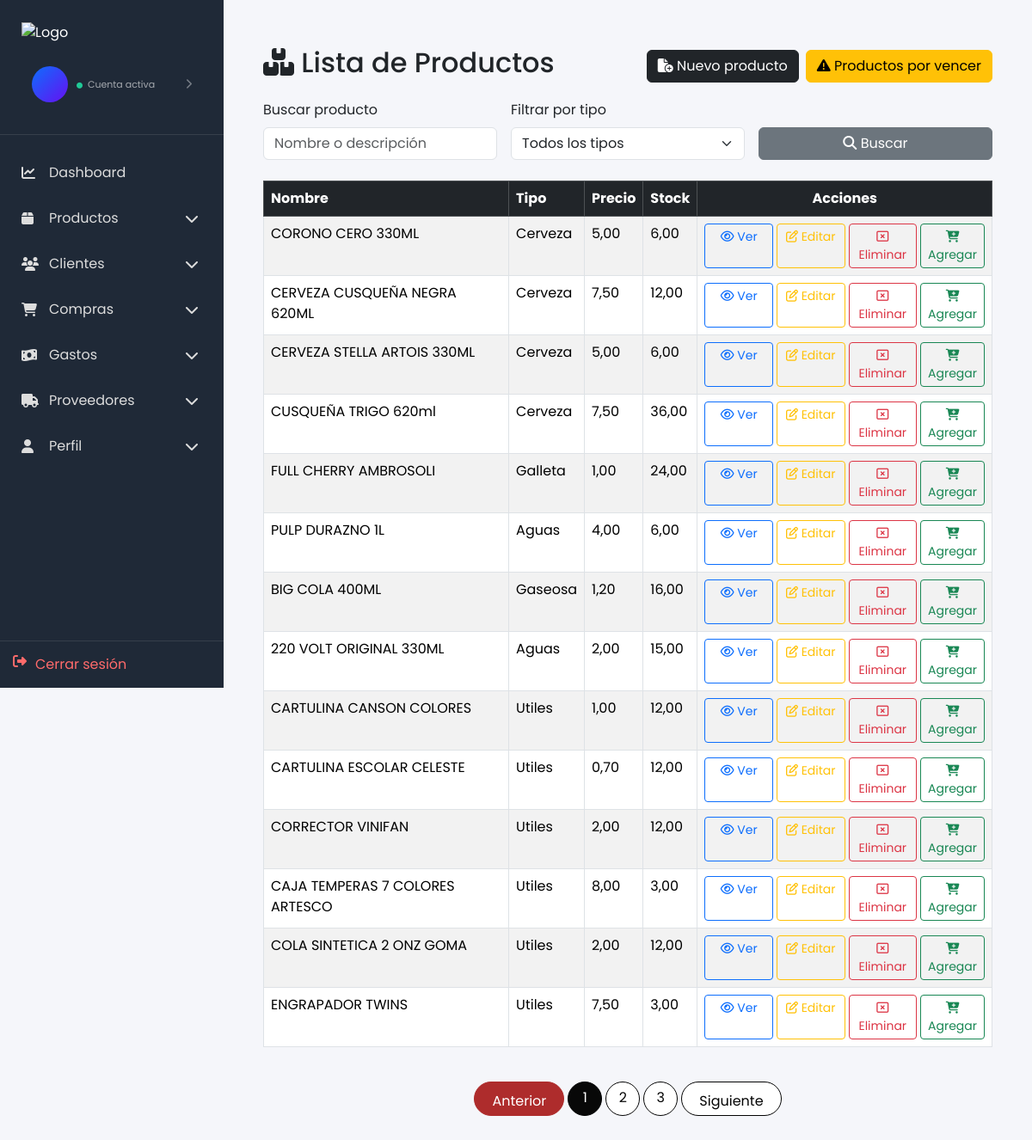
/productos/, run on an earlier commit of the app's database.
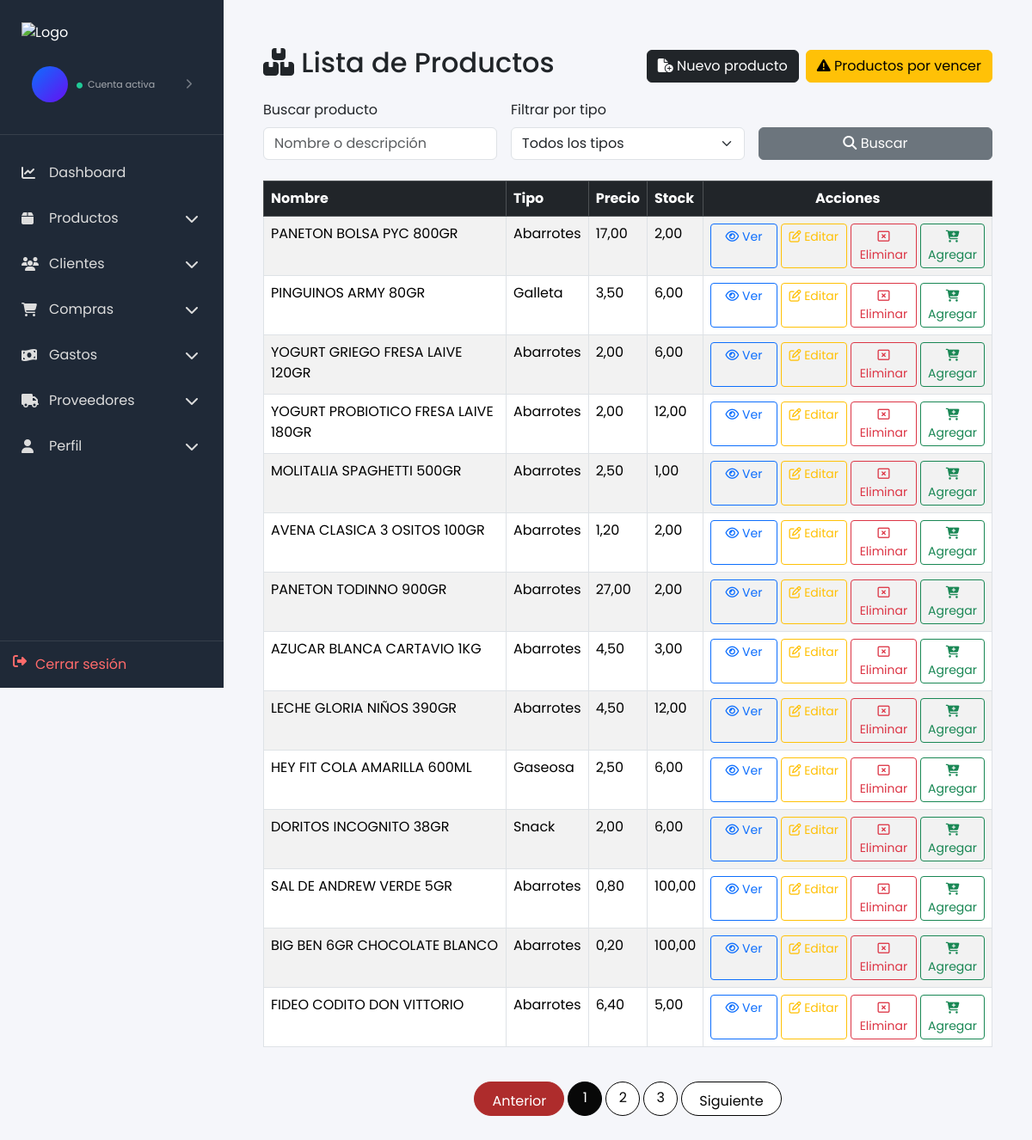
And on a later commit of the database.
### productos/models.py (models this page shows, shortened)
class Producto(models.Model):
    nombre = models.CharField(max_length=200)
    precio = models.DecimalField(max_digits=10, decimal_places=2)
    costo = models.DecimalField(max_digits=10, decimal_places=2, default=0.00)
    stock = models.DecimalField(max_digits=10, decimal_places=2, default=0.00)
    tipoProducto = models.CharField(max_length=100)
    unidadMedida = models.CharField(max_length=50, blank=True)
    fechaVencimiento = models.DateField(blank=True, null=True)
    detalle = models.TextField(blank=True)
    imagen = models.CharField(max_length=255, blank=True)
    created_at = models.DateTimeField(auto_now_add=True)
    updated_at = models.DateTimeField(auto_now=True)

### productos/views.py (the view)
# urls.py: path('', views.lista_productos, name='lista_productos'),
def lista_productos(request):
	query = request.GET.get('q', '').strip()
	tipo = request.GET.get('tipo', '').strip()
	productos = Producto.objects.all().order_by('-created_at')
	if query:
		productos = productos.filter(
			Q(nombre__icontains=query) | Q(detalle__icontains=query)
		)
	if tipo:
		productos = productos.filter(tipoProducto__iexact=tipo)
	tipos_disponibles = Producto.objects.values_list('tipoProducto', flat=True).distinct().order_by('tipoProducto')
	paginator = Paginator(productos, 14)  # Mostrar 14 productos por página
	page_number = request.GET.get('page')
	page_obj = paginator.get_page(page_number)
	return render(request, 'productos/lista_productos.html', {
		'page_obj': page_obj,
		'query': query,
		'tipo': tipo,
		'tipos_disponibles': tipos_disponibles,
	})

### productos/templates/productos/lista_productos.html (shortened to what the changed rows need)
{% extends 'base_admin.html' %}
{% block content %}
<div class="container-fluid px-3">
  <br>
  <div class="d-flex flex-column flex-lg-row justify-content-between align-items-start align-items-lg-center gap-3 mb-3">
    <h2><i class="fa-solid fa-boxes-stacked"></i> Lista de Productos</h2>
  </div>
  <div class="table-responsive">
    <table class="table table-striped table-hover table-bordered">
      <thead>
        <tr class="table-dark">
          <th>Nombre</th>
          <th>Tipo</th>
          <th>Precio</th>
          <th>Stock</th>
          <th class="text-center">Acciones</th>
        </tr>
      </thead>
      <tbody>
        {% for p in page_obj.object_list %}
        <tr>
          <td>{{ p.nombre }}</td>
          <td>{{ p.tipoProducto }}</td>
          <td>{{ p.precio }}</td>
          <td>{{ p.stock }}</td>
          <td class="text-center">
            <div class="d-flex flex-column flex-lg-row gap-1 justify-content-center align-items-stretch">
              <a class="btn btn-sm btn-outline-primary w-100 w-lg-auto" href="{% url 'detalle_producto' p.pk %}"><i class="fa-regular fa-eye"></i> Ver</a>
              <a class="btn btn-sm btn-outline-warning w-100 w-lg-auto" href="{% url 'editar_producto' p.pk %}"><i class="fa-regular fa-pen-to-square"></i> Editar</a>
              <a class="btn btn-sm btn-outline-danger w-100 w-lg-auto" href="{% url 'eliminar_producto' p.pk %}"><i class="fa-regular fa-rectangle-xmark"></i> Eliminar</a>
              <form method="post" action="{% url 'agregar_carrito' p.pk %}" class="w-100">
                <button type="submit" class="btn btn-sm btn-outline-success w-100 w-lg-auto"><i class="fa-solid fa-cart-plus"></i> Agregar</button>
              </form>
            </div>
          </td>
        </tr>
        {% empty %}
        <tr><td colspan="5">No hay productos registrados.</td></tr>
        {% endfor %}
      </tbody>
    </table>
  </div>
</div>
{% if page_obj.paginator.num_pages > 1 %}
<nav aria-label="Paginación" class="mt-4">
  <ul class="pagination justify-content-center">
    {% for num in page_obj.paginator.page_range %}
      {% if num == page_obj.number %}
        <li class="page-item active"><span class="page-link">{{ num }}</span></li>
      {% elif num >= page_obj.number|add:'-2' and num <= page_obj.number|add:'2' %}
        <li class="page-item"><a class="page-link" href="?q={{ query }}&tipo={{ tipo }}&page={{ num }}">{{ num }}</a></li>
      {% endif %}
    {% endfor %}
  </ul>
</nav>
{% endif %}
{% endblock %}

What changed in the data, as far as the page shows it:
no longer on this page (row unchanged): Producto: nombre "CORONO CERO 330ML", tipoProducto "Cerveza", precio "5,00", stock "6,00"
no longer on this page (row unchanged): Producto: nombre "CERVEZA CUSQUEÑA NEGRA 620ML", tipoProducto "Cerveza", precio "7,50", stock "12,00"
no longer on this page (row unchanged): Producto: nombre "CERVEZA STELLA ARTOIS 330ML", tipoProducto "Cerveza", precio "5,00", stock "6,00"
no longer on this page (row unchanged): Producto: nombre "CUSQUEÑA TRIGO 620ml", tipoProducto "Cerveza", precio "7,50", stock "36,00"
no longer on this page (row unchanged): Producto: nombre "FULL CHERRY AMBROSOLI", tipoProducto "Galleta", precio "1,00", stock "24,00"
no longer on this page (row edited): Producto: nombre "PULP DURAZNO 1L", tipoProducto "Aguas", precio "4,00", stock "6,00"
no longer on this page (row unchanged): Producto: nombre "BIG COLA 400ML", tipoProducto "Gaseosa", precio "1,20", stock "16,00"
no longer on this page (row unchanged): Producto: nombre "220 VOLT ORIGINAL 330ML", tipoProducto "Aguas", precio "2,00", stock "15,00"
no longer on this page (row unchanged): Producto: nombre "CARTULINA CANSON COLORES", tipoProducto "Utiles", precio "1,00", stock "12,00"
no longer on this page (row unchanged): Producto: nombre "CARTULINA ESCOLAR CELESTE", tipoProducto "Utiles", precio "0,70", stock "12,00"
no longer on this page (row unchanged): Producto: nombre "CORRECTOR VINIFAN", tipoProducto "Utiles", precio "2,00", stock "12,00"
no longer on this page (row unchanged): Producto: nombre "CAJA TEMPERAS 7 COLORES ARTESCO", tipoProducto "Utiles", precio "8,00", stock "3,00"
no longer on this page (row unchanged): Producto: nombre "COLA SINTETICA 2 ONZ GOMA", tipoProducto "Utiles", precio "2,00", stock "12,00"
no longer on this page (row unchanged): Producto: nombre "ENGRAPADOR TWINS", tipoProducto "Utiles", precio "7,50", stock "3,00"
added Producto: nombre "PANETON BOLSA PYC 800GR", tipoProducto "Abarrotes", precio "17,00", stock "2,00"
added Producto: nombre "PINGUINOS ARMY 80GR", tipoProducto "Galleta", precio "3,50", stock "6,00"
added Producto: nombre "YOGURT GRIEGO FRESA LAIVE 120GR", tipoProducto "Abarrotes", precio "2,00", stock "6,00"
added Producto: nombre "YOGURT PROBIOTICO FRESA LAIVE 180GR", tipoProducto "Abarrotes", precio "2,00", stock "12,00"
added Producto: nombre "MOLITALIA SPAGHETTI 500GR", tipoProducto "Abarrotes", precio "2,50", stock "1,00"
added Producto: nombre "AVENA CLASICA 3 OSITOS 100GR", tipoProducto "Abarrotes", precio "1,20", stock "2,00"
added Producto: nombre "PANETON TODINNO 900GR", tipoProducto "Abarrotes", precio "27,00", stock "2,00"
added Producto: nombre "AZUCAR BLANCA CARTAVIO 1KG", tipoProducto "Abarrotes", precio "4,50", stock "3,00"
added Producto: nombre "LECHE GLORIA NIÑOS 390GR", tipoProducto "Abarrotes", precio "4,50", stock "12,00"
added Producto: nombre "HEY FIT COLA AMARILLA 600ML", tipoProducto "Gaseosa", precio "2,50", stock "6,00"
added Producto: nombre "DORITOS INCOGNITO 38GR", tipoProducto "Snack", precio "2,00", stock "6,00"
added Producto: nombre "SAL DE ANDREW VERDE 5GR", tipoProducto "Abarrotes", precio "0,80", stock "100,00"
added Producto: nombre "BIG BEN 6GR CHOCOLATE BLANCO", tipoProducto "Abarrotes", precio "0,20", stock "100,00"
added Producto: nombre "FIDEO CODITO DON VITTORIO", tipoProducto "Abarrotes", precio "6,40", stock "5,00"
